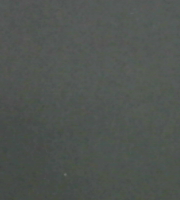
#> input picture images/no_object.png, 180 x 200 px, found by its file name
$ python checkObject.py
#> lines starting #> are read from the running program, lines starting #| are printed output that depends on the picture; after the words box and inside, x2 and y2 are one past the last pixel; in counts of white or black regions, pixels touching at a corner belong together
import cv2
import numpy as np
import matplotlib.pyplot as plt
import os

BACKGROUND_IMAGE_PATH = "./images/no_object.png" # This should be the image of the empty area
CURRENT_IMAGE_PATH = "./images/pra_cropped_gray.png"
CHANGE_THRESHOLD = 30
MIN_OBJECT_AREA = 500 # Example: A small biscuit might be 500-1000 pixels or more
# --- Helper Function to Load Image Safely ---
def load_image_safely(path, name="Image"):
    """Loads an image and checks if it was loaded successfully."""
#> called with path = './images/no_object.png', name = 'Background Image'
    img = cv2.imread(path)
#> img is the input picture: shape (200, 180, 3); mean B, G, R 81.2, 85, 80
    if img is None:
        raise FileNotFoundError(f"{name} not found at '{path}'. Please check the path.")
    return img

# --- Main Detection Logic ---
def detect_object_presence(background_img_path, current_img_path):
    """
    Detects if an object is present in the current image by comparing it to a background.

    Args:
        background_img_path (str): Path to the image of the empty background.
        current_img_path (str): Path to the current image (with or without object).

    Returns:
        tuple: (bool) True if an object is detected, False otherwise.
               (numpy.ndarray) The image with detected changes highlighted.
    """
    print(f"Loading background image from: {background_img_path}")
    background_img = load_image_safely(background_img_path, "Background Image")

    print(f"Loading current image from: {current_img_path}")
    current_img = load_image_safely(current_img_path, "Current Image")
#> call 2 of load_image_safely, with path = './images/pra_cropped_gray.png', name = 'Current Image'
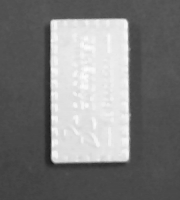
#> input picture images/pra_cropped_gray.png, 180 x 200 px, found by its file name
#> in load_image_safely, img is the input picture: shape (200, 180, 3); min 28, max 252, mean 124.3

    # Ensure images are of the same size
    if background_img.shape != current_img.shape:
        print("Warning: Background and current images have different dimensions. Resizing current image.")
        current_img = cv2.resize(current_img, (background_img.shape[1], background_img.shape[0]))

    # Convert both images to grayscale for comparison
    gray_background = cv2.cvtColor(background_img, cv2.COLOR_BGR2GRAY)
    gray_current = cv2.cvtColor(current_img, cv2.COLOR_BGR2GRAY)

    # Compute the absolute difference between the two grayscale images
    # This highlights areas where changes have occurred
    diff_img = cv2.absdiff(gray_background, gray_current)
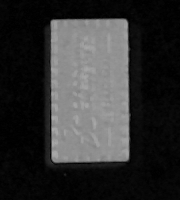
#> diff_img: shape (200, 180); min 0, max 169, mean 49
    print("Computed absolute difference between images.")

    # Apply a threshold to the difference image to get a binary mask of changes
    # Pixels with difference > CHANGE_THRESHOLD become white (255), others black (0)
    _, thresh_img = cv2.threshold(diff_img, CHANGE_THRESHOLD, 255, cv2.THRESH_BINARY)
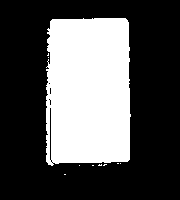
#> thresh_img: shape (200, 180); 32.9% white; 10 white regions (9 under 20 px), largest, box (x1, y1, x2, y2) and area: (46, 18, 131, 166) 11815
    print(f"Applied thresholding to difference image with threshold: {CHANGE_THRESHOLD}")

    # Perform morphological operations to clean up noise and fill small gaps
    # Opening (erosion followed by dilation) removes small white noise (speckles)
    kernel = cv2.getStructuringElement(cv2.MORPH_ELLIPSE, (5, 5)) # Adjust kernel size if needed
    thresh_img_clean = cv2.morphologyEx(thresh_img, cv2.MORPH_OPEN, kernel, iterations=2)
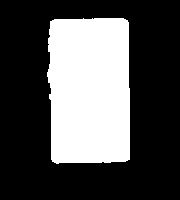
#> thresh_img_clean: shape (200, 180); 31.8% white; 1 white region, box (x1, y1, x2, y2) and area: (47, 18, 130, 164) 11451
    # Closing (dilation followed by erosion) fills small black holes in white regions
    thresh_img_clean = cv2.morphologyEx(thresh_img_clean, cv2.MORPH_CLOSE, kernel, iterations=2)
#> thresh_img_clean: shape (200, 180); 31.8% white; 1 white region
    print("Performed morphological operations to clean the mask.")

    # Find contours in the cleaned thresholded image
    # Contours represent continuous boundaries of objects
    contours, _ = cv2.findContours(thresh_img_clean, cv2.RETR_EXTERNAL, cv2.CHAIN_APPROX_SIMPLE)
#> contours = 1 contour; box (x1, y1, x2, y2) and area: (47, 18, 130, 164) 11235
    print(f"Found {len(contours)} contours.")
#| Found 1 contours.

    object_detected = False
    output_display_img = current_img.copy() # Create a copy to draw on

    # Iterate through detected contours and check their area
    for contour in contours:
        area = cv2.contourArea(contour)
        if area > MIN_OBJECT_AREA:
            object_detected = True
            # Draw a bounding box around the detected object
            x, y, w, h = cv2.boundingRect(contour)
            cv2.rectangle(output_display_img, (x, y), (x + w, y + h), (0, 255, 0), 2) # Green rectangle
            cv2.putText(output_display_img, f"Object ({int(area)}px)", (x, y - 10),
                        cv2.FONT_HERSHEY_SIMPLEX, 0.6, (0, 255, 0), 2)
            print(f"  - Significant object detected with area: {area} pixels.")
        else:
            print(f"  - Small change (area: {area} pixels) ignored as noise.")
#> this loop made 1 pass
#> (area, object_detected, x, y, w, h) on pass 1: (11235, True, 47, 18, 83, 146)
#|   - Significant object detected with area: 11235.0 pixels.
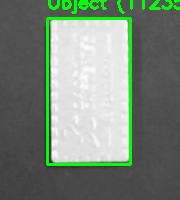
#> output_display_img: shape (200, 180, 3); 5.56% of pixels changed, all inside (x1, y1, x2, y2) = (46, 0, 180, 166)

    return object_detected, output_display_img, diff_img, thresh_img_clean

# --- Main Execution ---
def idObjectPresent():

    if not os.path.exists(BACKGROUND_IMAGE_PATH):
        print(f"Creating a dummy background image at {BACKGROUND_IMAGE_PATH}")
        dummy_bg = np.zeros((400, 600, 3), dtype=np.uint8)
        dummy_bg.fill(150) # Fill with a medium gray color
        cv2.putText(dummy_bg, "BACKGROUND (No Object)", (100, 200), cv2.FONT_HERSHEY_SIMPLEX, 1, (255, 255, 255), 2)
        cv2.imwrite(BACKGROUND_IMAGE_PATH, dummy_bg)

    # Perform detection
    is_object_present, result_img, diff_img, clean_mask = \
        detect_object_presence(BACKGROUND_IMAGE_PATH, CURRENT_IMAGE_PATH)
#> is_object_present = True


    print("\n--- Detection Result ---")
    if is_object_present:
        print("STATUS: Object Detected!")
        return True
    else:
        print("STATUS: No Object Detected.")
        return False

if __name__ == "__main__":
    idObjectPresent()
